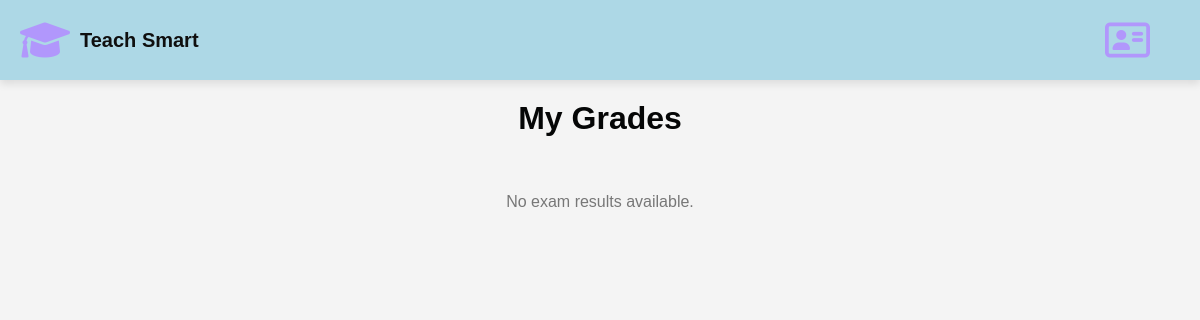
The page /my_grades/ (signed in) on the database as committed earlier.
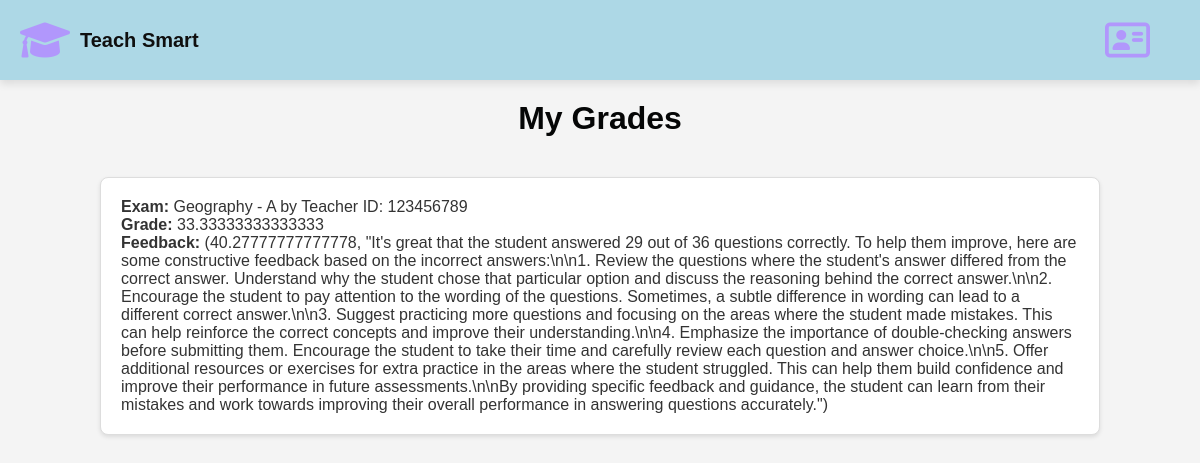
The same page on the database as committed later.
### tsweb/models.py (models this page shows, shortened)
class ExamFeedback(models.Model):
    student = models.ForeignKey(Student, on_delete=models.CASCADE)
    exam = models.ForeignKey(Exam, on_delete=models.CASCADE)
    feedback = models.TextField()
    numeric_grade = models.FloatField()

class Exam(models.Model):
    DIFFICULTY_CHOICES = [
        ('easy', 'Easy'),
        ('medium', 'Medium'),
        ('hard', 'Hard'),
    ]
    GRADE_CHOICES = [
        ('A', 'First grade'),
        ('B', 'Second grade'),
        ('C', 'Third grade'),
        ('D', 'Fourth grade'),
        ('E', 'Fifth grade'),
        ('F', 'Sixth grade'),
    ]
    subject = models.ForeignKey(Subject, on_delete=models.CASCADE)
    difficulty = models.CharField(max_length=10, choices=DIFFICULTY_CHOICES)
    material = models.TextField(null=True, blank=True, help_text="Provide the material for the exam")
    num_questions = models.IntegerField(null=True, blank=True, help_text="Number of questions for the exam")
    max_grade = models.IntegerField(null=True, blank=True, help_text="Maximum grade for the exam")
    grade = models.CharField(max_length=1, choices=GRADE_CHOICES, help_text="Grade level for the exam")
    is_approved = models.BooleanField(default=False)  # New field to track approval
    teacher_id =models.CharField(max_length=9)  # Ensure this matches your test
    def __str__(self):
        return f"{self.subject} - {self.grade} by Teacher ID: {self.teacher_id}"

class Subject(models.Model):
        SUBJECT_CHOICES = [
                ('Technology', 'Technology'),
                ('Mathematics', 'Mathematics'),
                ('History', 'History'),
                ( 'English', 'English'),
                ('Geography', 'Geography'),
                ('Literature', 'Literature'),
                ('Science', 'Science'),
            ]
        name = models.CharField(max_length=20, choices=SUBJECT_CHOICES)
        def __str__(self):
                return self.name

### tsweb/views.py (the view)
# urls.py: path('my_grades/', views.my_grades, name='my_grades'),
def my_grades(request):
    student_id = request.session.get('student_id')
    if not student_id:
        messages.error(request, 'You must be logged in to view your grades.')
        return redirect('login_student')
    student = get_object_or_404(Student, id_number=student_id)
    feedbacks = ExamFeedback.objects.filter(student=student)
    return render(request, 'my_grades.html', {'feedbacks': feedbacks})

### tsweb/Templates/my_grades.html (shortened to what this page needs)
<!DOCTYPE html>
<html lang="en" dir="ltr">
<head>
    {% load static %}
    <link rel="stylesheet" href="{% static 'css/base.css' %}">
    <link rel="stylesheet" href="https://cdnjs.cloudflare.com/ajax/libs/font-awesome/6.0.0-beta3/css/all.min.css">
</head>
<body>
    <header>
        <div class="logo">
            <a href="{% url 'home' %}" class="logo">
                <i class="fa-solid fa-graduation-cap fa-fade" style="color: #B197FC;"></i>
                <span>Teach Smart</span>
            </a>
        </div>
    <div class="back-to-profile">
        <a href="{% url 'profile_student' %}" class="btn back-btn">
            <i class="fa-regular fa-address-card" style="color: #B197FC;"></i>
        </a>
    </div>
        </header>
<h1>My Grades</h1>
<div class="exam-container">
    {% if feedbacks %}
        {% for feedback in feedbacks %}
        <div class="exam-card">
            <strong>Exam:</strong> {{ feedback.exam }}<br>
            <strong>Grade:</strong> {{ feedback.numeric_grade }}<br>
            <strong>Feedback:</strong> {{ feedback.feedback }}<br>
        </div>
        {% endfor %}
    {% else %}
        <p class="empty-message">No exam results available.</p>
    {% endif %}
</div>

Rows that differ between the two databases and show on the page:
added ExamFeedback: exam "Geography - A by Teacher ID: 123456789", numeric_grade "33.33333333333333", feedback "(40.27777777777778, \"It's great that the student answered 29 out of 36 questions correctly. To help them improve, here are some constructive feedback based on the incorrect answers:\\n\\n1. Review the questions where the student's answer differed from the correct answer. Understand why the student chose that particular option and discuss the reasoning behind the correct answer.\\n\\n2. Encourage the student to pay attention to the wording of the questions. Sometimes, a subtle difference in wording can lead to a different correct answer.\\n\\n3. Suggest practicing more questions and focusing on the areas where the student made mistakes. This can help reinforce the correct concepts and improve…"
Other text that changed with them:
text no longer shown: "No exam results available."
